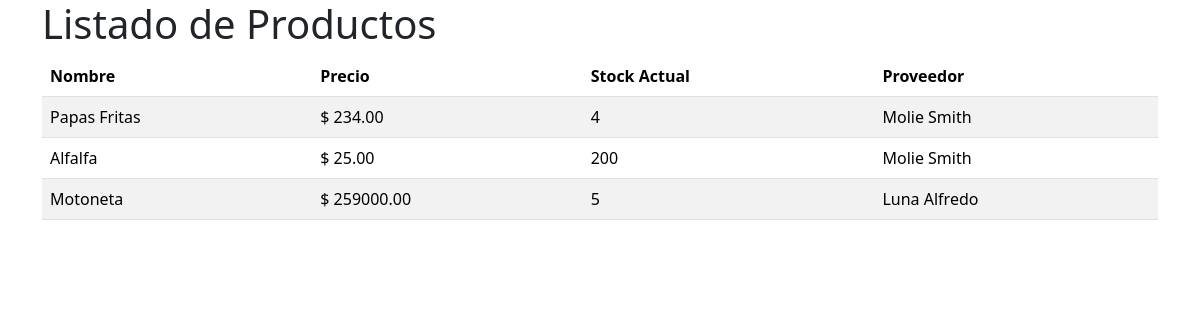
Screenshot of /listar-productos/ with the database file from the repository.
### compra/models.py (models this page shows, shortened)
class Producto(models.Model):
    nombre = models.CharField(max_length=100);
    precio = models.DecimalField(max_digits=10, decimal_places=2);
    stock_actual = models.IntegerField();
    proveedor = models.ForeignKey(Proveedor, on_delete=models.CASCADE); ## aca hacemos referencia a una clave forranea, que cuando borremos el proveedor del otro modelo tambien se borre de aqui

class Proveedor(models.Model): ## debemos usar models.model ya que nos aplia el uso de funciones
    nombre = models.CharField(max_length=100);
    apellido = models.CharField(max_length=100);
    dni = models.IntegerField();

### compra/views.py (the view)
# urls.py: path('listar-productos/', views.listar_productos, name='listar_productos'),
@csrf_protect
def listar_productos(request): ## representa la solicitud HTTP recibida por el servidor.
    productos = Producto.objects.all() #para recuperar todos los objetos de tipo Producto de la base de datos.
    return render(request, 'listar_productos.html', {'productos': productos});

### compra/templates/listar_productos.html (shortened to what this page needs)
<!DOCTYPE html>
<html lang="en">
<head>
    {% load bootstrap5 %}
    {% bootstrap_css %}
    {% load static %}
</head>
<body>
    <div class="container">
        <h1>Listado de Productos</h1>
        <table class="table table-striped">
            <thead>
                <tr>
                    <th>Nombre</th>
                    <th>Precio</th>
                    <th>Stock Actual</th>
                    <th>Proveedor</th>
                </tr>
            </thead>
            <tbody>
                {% for producto in productos %}
                <tr>
                    <td>{{ producto.nombre }}</td>
                    <td> $ {{  producto.precio }}</td>
                    <td>{{ producto.stock_actual }}</td>
                    <td>{{ producto.proveedor.nombre }} {{ producto.proveedor.apellido }}</td>
                </tr>
                {% endfor %}
            </tbody>
        </table>
    </div>
</body>
</html>

### rows the page displays
Producto: nombre "Papas Fritas", precio "234.00", stock_actual "4", proveedor.nombre "Molie", proveedor.apellido "Smith"
Producto: nombre "Alfalfa", precio "25.00", stock_actual "200", proveedor.nombre "Molie", proveedor.apellido "Smith"
Producto: nombre "Motoneta", precio "259000.00", stock_actual "5", proveedor.nombre "Luna", proveedor.apellido "Alfredo"
